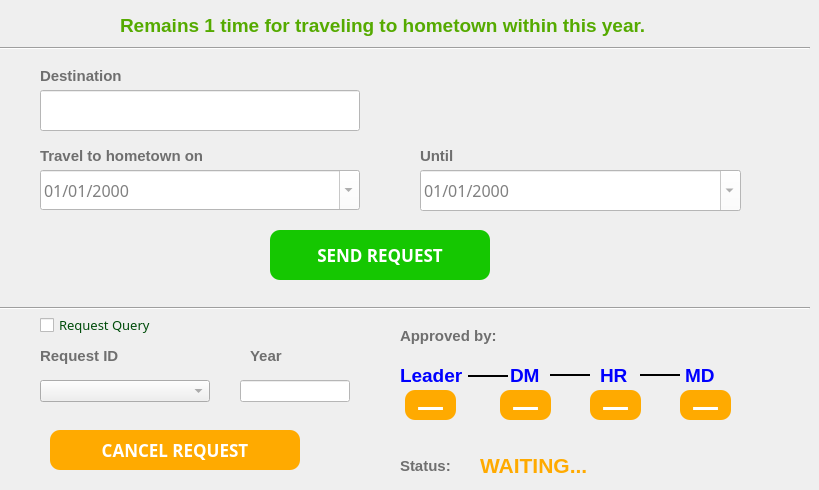
    <widget class="QWidget" name="tab_2">
     <attribute name="title">
      <string>Request for traveling to hometown</string>
     </attribute>
     <widget class="QLabel" name="label_24">
      <property name="geometry">
       <rect>
        <x>40</x>
        <y>60</y>
        <width>151</width>
        <height>31</height>
       </rect>
      </property>
      <property name="font">
       <font>
        <family>Microsoft JhengHei UI</family>
        <pointsize>11</pointsize>
        <weight>75</weight>
        <bold>true</bold>
       </font>
      </property>
      <property name="styleSheet">
       <string notr="true">QLabel
{
	font-size:11pt;
	color:rgb(111,111,111);
}</string>
      </property>
      <property name="text">
       <string>Destination</string>
      </property>
     </widget>
     <widget class="QLineEdit" name="lineEdit">
      <property name="geometry">
       <rect>
        <x>40</x>
        <y>90</y>
        <width>320</width>
        <height>41</height>
       </rect>
      </property>
      <property name="autoFillBackground">
       <bool>false</bool>
      </property>
      <property name="styleSheet">
       <string notr="true">QLineEdit
{
    /*字体为微软雅黑*/
    font-family:Microsoft Yahei;
    /*字体大小为20点*/
	color:grey;
   font-size:12pt;
	background-color:rgb(255, 255, 255);
}

QLineEdit:hover
{
    /*背景颜色*/  
   background-color:rgb(229, 242, 255);
}

QLineEdit:focus
{
    /*背景颜色*/  
   background-color:rgb(229, 242, 255);
}</string>
      </property>
      <property name="text">
       <string/>
      </property>
      <property name="frame">
       <bool>true</bool>
      </property>
      <property name="clearButtonEnabled">
       <bool>true</bool>
      </property>
     </widget>
     <widget class="QLabel" name="label_25">
      <property name="geometry">
       <rect>
        <x>120</x>
        <y>10</y>
        <width>561</width>
        <height>31</height>
       </rect>
      </property>
      <property name="font">
       <font>
        <family>Microsoft JhengHei UI</family>
        <pointsize>14</pointsize>
        <weight>75</weight>
        <bold>true</bold>
       </font>
      </property>
      <property name="styleSheet">
       <string notr="true">QLabel
{
	font-size: 14pt;
	color:rgb(85, 170, 0)
}</string>
      </property>
      <property name="text">
       <string>Remains 1 time for traveling to hometown within this year.</string>
      </property>
     </widget>
     <widget class="Line" name="line_6">
      <property name="geometry">
       <rect>
        <x>0</x>
        <y>40</y>
        <width>810</width>
        <height>16</height>
       </rect>
      </property>
      <property name="orientation">
       <enum>Qt::Horizontal</enum>
      </property>
     </widget>
     <widget class="QLabel" name="label_26">
      <property name="geometry">
       <rect>
        <x>40</x>
        <y>140</y>
        <width>201</width>
        <height>31</height>
       </rect>
      </property>
      <property name="font">
       <font>
        <family>Microsoft JhengHei UI</family>
        <pointsize>11</pointsize>
        <weight>75</weight>
        <bold>true</bold>
       </font>
      </property>
      <property name="styleSheet">
       <string notr="true">QLabel
{
	font-size:11pt;
	color:rgb(111,111,111);
}</string>
      </property>
      <property name="text">
       <string>Travel to hometown on</string>
      </property>
     </widget>
     <widget class="QDateEdit" name="dateEdit_3">
      <property name="geometry">
       <rect>
        <x>40</x>
        <y>170</y>
        <width>320</width>
        <height>40</height>
       </rect>
      </property>
      <property name="styleSheet">
       <string notr="true">QDateEdit
{
    /*字体为微软雅黑*/
    font-family:Microsoft Yahei;
    /*字体大小为20点*/
	color:grey;
   font-size:12pt;
	background-color:rgb(255, 255, 255);
}

QLineEdit:hover
{
    /*背景颜色*/  
   background-color:rgb(229, 242, 255);
}

QLineEdit:focus
{
    /*背景颜色*/  
   background-color:rgb(229, 242, 255);
}</string>
      </property>
      <property name="wrapping">
       <bool>false</bool>
      </property>
      <property name="displayFormat">
       <string notr="true">dd/MM/yyyy</string>
      </property>
      <property name="calendarPopup">
       <bool>true</bool>
      </property>
     </widget>
     <widget class="QLabel" name="label_27">
      <property name="geometry">
       <rect>
        <x>420</x>
        <y>140</y>
        <width>151</width>
        <height>31</height>
       </rect>
      </property>
      <property name="font">
       <font>
        <family>Microsoft JhengHei UI</family>
        <pointsize>11</pointsize>
        <weight>75</weight>
        <bold>true</bold>
       </font>
      </property>
      <property name="styleSheet">
       <string notr="true">QLabel
{
	font-size:11pt;
	color:rgb(111,111,111);
}</string>
      </property>
      <property name="text">
       <string>Until</string>
      </property>
     </widget>
     <widget class="QDateEdit" name="dateEdit_4">
      <property name="geometry">
       <rect>
        <x>420</x>
        <y>170</y>
        <width>321</width>
        <height>41</height>
       </rect>
      </property>
      <property name="styleSheet">
       <string notr="true">QDateEdit
{
    /*字体为微软雅黑*/
    font-family:Microsoft Yahei;
    /*字体大小为20点*/
	color:grey;
   font-size:12pt;
	background-color:rgb(255, 255, 255);
}

QLineEdit:hover
{
    /*背景颜色*/  
   background-color:rgb(229, 242, 255);
}

QLineEdit:focus
{
    /*背景颜色*/  
   background-color:rgb(229, 242, 255);
}</string>
      </property>
      <property name="wrapping">
       <bool>false</bool>
      </property>
      <property name="displayFormat">
       <string notr="true">dd/MM/yyyy</string>
      </property>
      <property name="calendarPopup">
       <bool>true</bool>
      </property>
     </widget>
     <widget class="QPushButton" name="pushButton_3">
      <property name="geometry">
       <rect>
        <x>270</x>
        <y>230</y>
        <width>220</width>
        <height>50</height>
       </rect>
      </property>
      <property name="font">
       <font>
        <family>Microsoft Yahei</family>
        <pointsize>13</pointsize>
        <weight>75</weight>
        <bold>true</bold>
       </font>
      </property>
      <property name="styleSheet">
       <string notr="true">QPushButton

{
    /*字体为微软雅黑*/
    font-family:Microsoft Yahei;
    /*字体大小为20点*/
    font-size:13pt;
    /*字体颜色为白色*/    
    color:white;
    /*背景颜色*/  
    background-color:rgb(21, 199, 1);
    /*边框圆角半径为8像素*/ 
    border-radius:10px;

}

/*按钮停留态*/
QPushButton:hover
{
    /*背景颜色*/  
    background-color:rgb(21, 175, 0);
    padding-left:-3px;
    /*上内边距为3像素，让按下时字向下移动3像素*/  
    padding-top:-3px;

}

/*按钮按下态*/
QPushButton:pressed
{
    /*背景颜色*/  
    background-color:rgb(0, 113, 0);
    /*左内边距为3像素，让按下时字向右移动3像素*/  
    padding-left:3px;
    /*上内边距为3像素，让按下时字向下移动3像素*/  
    padding-top:3px;
}</string>
      </property>
      <property name="text">
       <string>SEND REQUEST</string>
      </property>
     </widget>
     <widget class="Line" name="line_7">
      <property name="geometry">
       <rect>
        <x>0</x>
        <y>300</y>
        <width>810</width>
        <height>16</height>
       </rect>
      </property>
      <property name="orientation">
       <enum>Qt::Horizontal</enum>
      </property>
     </widget>
     <widget class="Line" name="line_8">
      <property name="geometry">
       <rect>
        <x>640</x>
        <y>367</y>
        <width>40</width>
        <height>16</height>
       </rect>
      </property>
      <property name="styleSheet">
       <string notr="true">Line
{
    color:rgb(0, 0, 255);
}</string>
      </property>
      <property name="frameShadow">
       <enum>QFrame::Plain</enum>
      </property>
      <property name="lineWidth">
       <number>2</number>
      </property>
      <property name="orientation">
       <enum>Qt::Horizontal</enum>
      </property>
     </widget>
     <widget class="QLabel" name="label_28">
      <property name="geometry">
       <rect>
        <x>400</x>
        <y>450</y>
        <width>80</width>
        <height>31</height>
       </rect>
      </property>
      <property name="font">
       <font>
        <family>Microsoft JhengHei UI</family>
        <pointsize>11</pointsize>
        <weight>75</weight>
        <bold>true</bold>
       </font>
      </property>
      <property name="styleSheet">
       <string notr="true">QLabel
{
	font-size:11pt;
	color:rgb(111,111,111);
	font-weight: bold;
}</string>
      </property>
      <property name="text">
       <string>Status:</string>
      </property>
     </widget>
     <widget class="QLabel" name="label_30">
      <property name="geometry">
       <rect>
        <x>400</x>
        <y>320</y>
        <width>121</width>
        <height>31</height>
       </rect>
      </property>
      <property name="font">
       <font>
        <family>Microsoft JhengHei UI</family>
        <pointsize>11</pointsize>
        <weight>75</weight>
        <bold>true</bold>
       </font>
      </property>
      <property name="styleSheet">
       <string notr="true">QLabel
{
	font-size:11pt;
	color:rgb(111,111,111);
	font-weight: bold;
}</string>
      </property>
      <property name="text">
       <string>Approved by:</string>
      </property>
     </widget>
     <widget class="Line" name="line_9">
      <property name="geometry">
       <rect>
        <x>550</x>
        <y>367</y>
        <width>40</width>
        <height>16</height>
       </rect>
      </property>
      <property name="styleSheet">
       <string notr="true">Line
{
    color:rgb(0, 0, 255);
}</string>
      </property>
      <property name="frameShadow">
       <enum>QFrame::Plain</enum>
      </property>
      <property name="lineWidth">
       <number>2</number>
      </property>
      <property name="orientation">
       <enum>Qt::Horizontal</enum>
      </property>
     </widget>
     <widget class="Line" name="line_10">
      <property name="geometry">
       <rect>
        <x>468</x>
        <y>368</y>
        <width>40</width>
        <height>16</height>
       </rect>
      </property>
      <property name="styleSheet">
       <string notr="true">Line
{
    color:rgb(0, 0, 255);
}</string>
      </property>
      <property name="frameShadow">
       <enum>QFrame::Plain</enum>
      </property>
      <property name="lineWidth">
       <number>2</number>
      </property>
      <property name="orientation">
       <enum>Qt::Horizontal</enum>
      </property>
     </widget>
     <widget class="QLabel" name="label_33">
      <property name="geometry">
       <rect>
        <x>600</x>
        <y>360</y>
        <width>41</width>
        <height>31</height>
       </rect>
      </property>
      <property name="font">
       <font>
        <family>Microsoft JhengHei UI</family>
        <pointsize>14</pointsize>
        <weight>75</weight>
        <bold>true</bold>
       </font>
      </property>
      <property name="styleSheet">
       <string notr="true">QLabel
{
	color:rgb(0, 0, 255)
}</string>
      </property>
      <property name="text">
       <string>HR</string>
      </property>
     </widget>
     <widget class="QLabel" name="label_35">
      <property name="geometry">
       <rect>
        <x>510</x>
        <y>360</y>
        <width>41</width>
        <height>31</height>
       </rect>
      </property>
      <property name="font">
       <font>
        <family>Microsoft JhengHei UI</family>
        <pointsize>14</pointsize>
        <weight>75</weight>
        <bold>true</bold>
       </font>
      </property>
      <property name="styleSheet">
       <string notr="true">QLabel
{
	color:rgb(0, 0, 255)
}</string>
      </property>
      <property name="text">
       <string>DM</string>
      </property>
     </widget>
     <widget class="QLabel" name="label_36">
      <property name="geometry">
       <rect>
        <x>685</x>
        <y>360</y>
        <width>41</width>
        <height>31</height>
       </rect>
      </property>
      <property name="font">
       <font>
        <family>Microsoft JhengHei UI</family>
        <pointsize>14</pointsize>
        <weight>75</weight>
        <bold>true</bold>
       </font>
      </property>
      <property name="styleSheet">
       <string notr="true">QLabel
{
	color:rgb(0, 0, 255)
}</string>
      </property>
      <property name="text">
       <string>MD</string>
      </property>
     </widget>
     <widget class="QLabel" name="label_37">
      <property name="geometry">
       <rect>
        <x>400</x>
        <y>360</y>
        <width>80</width>
        <height>31</height>
       </rect>
      </property>
      <property name="font">
       <font>
        <family>Microsoft JhengHei UI</family>
        <pointsize>14</pointsize>
        <weight>75</weight>
        <bold>true</bold>
       </font>
      </property>
      <property name="styleSheet">
       <string notr="true">QLabel
{
	color:rgb(0, 0, 255)
}</string>
      </property>
      <property name="text">
       <string>Leader</string>
      </property>
     </widget>
     <widget class="QLabel" name="label_38">
      <property name="geometry">
       <rect>
        <x>480</x>
        <y>450</y>
        <width>211</width>
        <height>31</height>
       </rect>
      </property>
      <property name="font">
       <font>
        <family>Microsoft JhengHei UI</family>
        <pointsize>16</pointsize>
        <weight>75</weight>
        <bold>true</bold>
       </font>
      </property>
      <property name="styleSheet">
       <string notr="true">QLabel
{
	color:rgb(255, 170, 0)
}</string>
      </property>
      <property name="text">
       <string>WAITING...</string>
      </property>
     </widget>
     <widget class="QComboBox" name="comboBox_3">
      <property name="geometry">
       <rect>
        <x>40</x>
        <y>380</y>
        <width>170</width>
        <height>22</height>
       </rect>
      </property>
      <property name="autoFillBackground">
       <bool>false</bool>
      </property>
      <property name="styleSheet">
       <string notr="true">QComboBox
    {font-family:Microsoft Yahei;
    /*字体大小为20点*/
	color:grey;
   font-size:12pt;

}

QComboBox:hover
{
    /*背景颜色*/  
   background-color:rgb(229, 242, 255);
}

QComboBox:focus
{
    /*背景颜色*/  
   background-color:rgb(229, 242, 255);
}</string>
      </property>
      <property name="editable">
       <bool>false</bool>
      </property>
      <property name="currentText">
       <string/>
      </property>
      <property name="currentIndex">
       <number>-1</number>
      </property>
      <property name="insertPolicy">
       <enum>QComboBox::InsertAtBottom</enum>
      </property>
      <property name="frame">
       <bool>true</bool>
      </property>
     </widget>
     <widget class="QLabel" name="label_40">
      <property name="geometry">
       <rect>
        <x>40</x>
        <y>340</y>
        <width>80</width>
        <height>31</height>
       </rect>
      </property>
      <property name="font">
       <font>
        <family>Microsoft JhengHei UI</family>
        <pointsize>11</pointsize>
        <weight>75</weight>
        <bold>true</bold>
       </font>
      </property>
      <property name="styleSheet">
       <string notr="true">QLabel
{
	font-size:11pt;
	color:rgb(111,111,111);
	font-weight: bold;
}</string>
      </property>
      <property name="text">
       <string>Request ID</string>
      </property>
     </widget>
     <widget class="QPushButton" name="pushButton_6">
      <property name="geometry">
       <rect>
        <x>50</x>
        <y>430</y>
        <width>250</width>
        <height>40</height>
       </rect>
      </property>
      <property name="font">
       <font>
        <family>Microsoft Yahei</family>
        <pointsize>13</pointsize>
        <weight>75</weight>
        <bold>true</bold>
       </font>
      </property>
      <property name="styleSheet">
       <string notr="true">QPushButton
{
    /*字体为微软雅黑*/
    font-family:Microsoft Yahei;
    /*字体大小为20点*/
    font-size:13pt;
    /*字体颜色为白色*/    
    color:white;
    /*背景颜色*/  
    background-color:rgb(255, 170, 0);
    /*边框圆角半径为8像素*/ 
    border-radius:10px;
}

/*按钮停留态*/
QPushButton:hover
{
    /*背景颜色*/  
    background-color:rgb(230, 153, 0);
    padding-left:-3px;
    /*上内边距为3像素，让按下时字向下移动3像素*/  
    padding-top:-3px;

}

/*按钮按下态*/
QPushButton:pressed
{
    /*背景颜色*/  
    background-color:rgb(197, 128, 0);
    /*左内边距为3像素，让按下时字向右移动3像素*/  
    padding-left:3px;
    /*上内边距为3像素，让按下时字向下移动3像素*/  
    padding-top:3px;
}</string>
      </property>
      <property name="text">
       <string>CANCEL REQUEST</string>
      </property>
     </widget>
     <widget class="QCheckBox" name="checkBox_4">
      <property name="geometry">
       <rect>
        <x>40</x>
        <y>310</y>
        <width>111</width>
        <height>30</height>
       </rect>
      </property>
      <property name="styleSheet">
       <string notr="true">QCheckBox

{
    /*字体为微软雅黑*/
    font-family:Microsoft Yahei;
    /*字体大小为20点*/
    font-size:10pt;
    /*字体颜色为白色*/    
    color:rgb(0,76,10);
    /*背景颜色*/  
}

/*按钮停留态*/
QCheckBox:hover
{
    /*背景颜色*/  
    background-color:rgb(21, 175, 0);
	font-size:14pt;
    padding-left:-3px;
	font-weight:bold;
	color:white;
    /*上内边距为3像素，让按下时字向下移动3像素*/  
    padding-top:-3px;
}

/*按钮按下态*/
QCheckBox:pressed
{
    /*背景颜色*/  
    background-color:rgb(0, 113, 0);
	font-weight:bold;
	font-size:14pt;
	color:white;
    /*左内边距为3像素，让按下时字向右移动3像素*/  
    padding-left:3px;
    /*上内边距为3像素，让按下时字向下移动3像素*/  
    padding-top:3px;
}</string>
      </property>
      <property name="text">
       <string>Request Query</string>
      </property>
     </widget>
     <widget class="QLabel" name="label_43">
      <property name="geometry">
       <rect>
        <x>250</x>
        <y>340</y>
        <width>40</width>
        <height>31</height>
       </rect>
      </property>
      <property name="font">
       <font>
        <family>Microsoft JhengHei UI</family>
        <pointsize>11</pointsize>
        <weight>75</weight>
        <bold>true</bold>
       </font>
      </property>
      <property name="styleSheet">
       <string notr="true">QLabel
{
	font-size:11pt;
	color:rgb(111,111,111);
	font-weight: bold;
}</string>
      </property>
      <property name="text">
       <string>Year</string>
      </property>
     </widget>
     <widget class="QLineEdit" name="lineEdit_3">
      <property name="enabled">
       <bool>true</bool>
      </property>
      <property name="geometry">
       <rect>
        <x>240</x>
        <y>380</y>
        <width>110</width>
        <height>22</height>
       </rect>
      </property>
      <property name="autoFillBackground">
       <bool>false</bool>
      </property>
      <property name="styleSheet">
       <string notr="true">QLineEdit
{
    /*字体为微软雅黑*/
    font-family:Microsoft Yahei;
    /*字体大小为20点*/
	color:grey;
   font-size:12pt;
	background-color:rgb(255, 255, 255);
}

QLineEdit:hover
{
    /*背景颜色*/  
   background-color:rgb(229, 242, 255);
}

QLineEdit:focus
{
    /*背景颜色*/  
   background-color:rgb(229, 242, 255);
}</string>
      </property>
      <property name="text">
       <string/>
      </property>
      <property name="frame">
       <bool>true</bool>
      </property>
      <property name="clearButtonEnabled">
       <bool>true</bool>
      </property>
     </widget>
     <widget class="QPushButton" name="pushButton_13">
      <property name="geometry">
       <rect>
        <x>500</x>
        <y>390</y>
        <width>51</width>
        <height>30</height>
       </rect>
      </property>
      <property name="font">
       <font>
        <family>Microsoft Yahei</family>
        <pointsize>20</pointsize>
        <weight>75</weight>
        <bold>true</bold>
       </font>
      </property>
      <property name="styleSheet">
       <string notr="true">QPushButton
{
    font-family:Microsoft Yahei;
    font-size:20pt;
    color:white;
    background-color:rgb(255, 170, 0);
    border-radius:10px;
}

QPushButton:hover
{
    background-color:rgb(230, 153, 0);
    padding-left:-3px;
    padding-top:-3px;
}

QPushButton:pressed
{
    background-color:rgb(197, 128, 0);
    padding-left:3px;
    padding-top:3px;
}</string>
      </property>
      <property name="text">
       <string>―</string>
      </property>
     </widget>
     <widget class="QPushButton" name="pushButton_14">
      <property name="geometry">
       <rect>
        <x>590</x>
        <y>390</y>
        <width>51</width>
        <height>30</height>
       </rect>
      </property>
      <property name="font">
       <font>
        <family>Microsoft Yahei</family>
        <pointsize>20</pointsize>
        <weight>75</weight>
        <bold>true</bold>
       </font>
      </property>
      <property name="styleSheet">
       <string notr="true">QPushButton
{
    font-family:Microsoft Yahei;
    font-size:20pt;
    color:white;
    background-color:rgb(255, 170, 0);
    border-radius:10px;
}

QPushButton:hover
{
    background-color:rgb(230, 153, 0);
    padding-left:-3px;
    padding-top:-3px;
}

QPushButton:pressed
{
    background-color:rgb(197, 128, 0);
    padding-left:3px;
    padding-top:3px;
}</string>
      </property>
      <property name="text">
       <string>―</string>
      </property>
     </widget>
     <widget class="QPushButton" name="pushButton_15">
      <property name="geometry">
       <rect>
        <x>680</x>
        <y>390</y>
        <width>51</width>
        <height>30</height>
       </rect>
      </property>
      <property name="font">
       <font>
        <family>Microsoft Yahei</family>
        <pointsize>20</pointsize>
        <weight>75</weight>
        <bold>true</bold>
       </font>
      </property>
      <property name="styleSheet">
       <string notr="true">QPushButton
{
    font-family:Microsoft Yahei;
    font-size:20pt;
    color:white;
    background-color:rgb(255, 170, 0);
    border-radius:10px;
}

QPushButton:hover
{
    background-color:rgb(230, 153, 0);
    padding-left:-3px;
    padding-top:-3px;
}

QPushButton:pressed
{
    background-color:rgb(197, 128, 0);
    padding-left:3px;
    padding-top:3px;
}</string>
      </property>
      <property name="text">
       <string>―</string>
      </property>
     </widget>
     <widget class="QPushButton" name="pushButton_12">
      <property name="geometry">
       <rect>
        <x>405</x>
        <y>390</y>
        <width>51</width>
        <height>30</height>
       </rect>
      </property>
      <property name="font">
       <font>
        <family>Microsoft Yahei</family>
        <pointsize>20</pointsize>
        <weight>75</weight>
        <bold>true</bold>
       </font>
      </property>
      <property name="styleSheet">
       <string notr="true">QPushButton
{
    font-family:Microsoft Yahei;
    font-size:20pt;
    color:white;
    background-color:rgb(255, 170, 0);
    border-radius:10px;
}

QPushButton:hover
{
    background-color:rgb(230, 153, 0);
    padding-left:-3px;
    padding-top:-3px;
}

QPushButton:pressed
{
    background-color:rgb(197, 128, 0);
    padding-left:3px;
    padding-top:3px;
}</string>
      </property>
      <property name="text">
       <string>―</string>
      </property>
     </widget>
    </widget>
